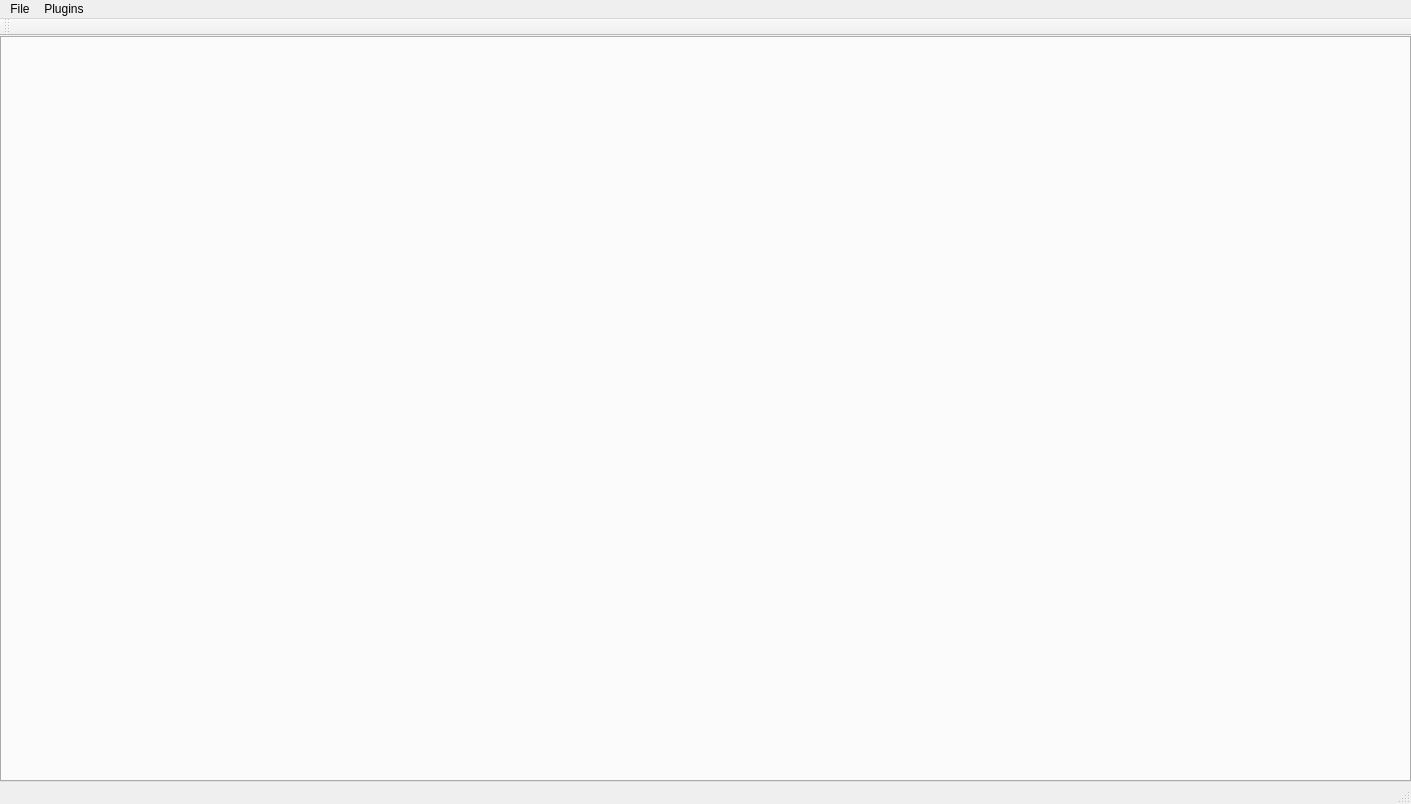
<?xml version="1.0" encoding="UTF-8"?>
<ui version="4.0">
 <class>MainWindow</class>
 <widget class="QMainWindow" name="MainWindow">
  <property name="geometry">
   <rect>
    <x>0</x>
    <y>0</y>
    <width>1411</width>
    <height>804</height>
   </rect>
  </property>
  <property name="windowTitle">
   <string>MainWindow</string>
  </property>
  <property name="tabShape">
   <enum>QTabWidget::Rounded</enum>
  </property>
  <widget class="QWidget" name="centralwidget">
   <layout class="QGridLayout" name="gridLayout">
    <property name="margin">
     <number>0</number>
    </property>
    <item row="0" column="0">
     <widget class="QTabWidget" name="tabWidget">
      <property name="tabPosition">
       <enum>QTabWidget::West</enum>
      </property>
      <property name="tabShape">
       <enum>QTabWidget::Triangular</enum>
      </property>
      <property name="currentIndex">
       <number>-1</number>
      </property>
      <property name="tabsClosable">
       <bool>false</bool>
      </property>
     </widget>
    </item>
   </layout>
  </widget>
  <widget class="QMenuBar" name="menubar">
   <property name="geometry">
    <rect>
     <x>0</x>
     <y>0</y>
     <width>1411</width>
     <height>31</height>
    </rect>
   </property>
   <widget class="QMenu" name="menuFile">
    <property name="title">
     <string>File</string>
    </property>
   </widget>
   <widget class="QMenu" name="menuPlugins">
    <property name="title">
     <string>Plugins</string>
    </property>
   </widget>
   <addaction name="menuFile"/>
   <addaction name="menuPlugins"/>
  </widget>
  <widget class="QStatusBar" name="statusbar"/>
  <widget class="QToolBar" name="toolBar">
   <property name="windowTitle">
    <string>toolBar</string>
   </property>
   <attribute name="toolBarArea">
    <enum>TopToolBarArea</enum>
   </attribute>
   <attribute name="toolBarBreak">
    <bool>false</bool>
   </attribute>
  </widget>
  <action name="actionActionExample">
   <property name="text">
    <string>ActionExample</string>
   </property>
  </action>
  <action name="actionActionExample2">
   <property name="text">
    <string>ActionExample2</string>
   </property>
  </action>
 </widget>
 <resources/>
 <connections/>
</ui>
